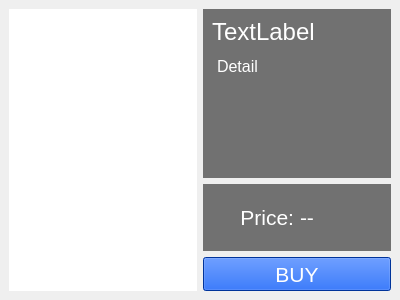
<?xml version="1.0" encoding="UTF-8"?>
<ui version="4.0">
 <class>LayerProductContent</class>
 <widget class="QWidget" name="LayerProductContent">
  <property name="geometry">
   <rect>
    <x>0</x>
    <y>0</y>
    <width>400</width>
    <height>300</height>
   </rect>
  </property>
  <property name="windowTitle">
   <string>Form</string>
  </property>
  <layout class="QGridLayout" name="gridLayout">
   <property name="leftMargin">
    <number>0</number>
   </property>
   <property name="topMargin">
    <number>0</number>
   </property>
   <property name="rightMargin">
    <number>0</number>
   </property>
   <property name="bottomMargin">
    <number>0</number>
   </property>
   <property name="spacing">
    <number>0</number>
   </property>
   <item row="0" column="0">
    <widget class="QWidget" name="wBg" native="true">
     <property name="font">
      <font>
       <pointsize>16</pointsize>
      </font>
     </property>
     <layout class="QGridLayout" name="gridLayout_2" columnstretch="1,1" columnminimumwidth="1,1">
      <item row="0" column="0">
       <widget class="QWidget" name="wLeft" native="true">
        <property name="styleSheet">
         <string notr="true">QWidget#wLeft{background-color: rgb(255, 255, 255);}</string>
        </property>
        <layout class="QGridLayout" name="gridLayout_6">
         <property name="leftMargin">
          <number>0</number>
         </property>
         <property name="topMargin">
          <number>0</number>
         </property>
         <property name="rightMargin">
          <number>0</number>
         </property>
         <property name="bottomMargin">
          <number>0</number>
         </property>
         <property name="spacing">
          <number>0</number>
         </property>
         <item row="0" column="0">
          <widget class="QLabel" name="label_4">
           <property name="text">
            <string/>
           </property>
          </widget>
         </item>
        </layout>
       </widget>
      </item>
      <item row="0" column="1">
       <widget class="QWidget" name="wRight" native="true">
        <layout class="QGridLayout" name="gridLayout_3" rowstretch="5,2,1" rowminimumheight="5,2,1">
         <property name="leftMargin">
          <number>0</number>
         </property>
         <property name="topMargin">
          <number>0</number>
         </property>
         <property name="rightMargin">
          <number>0</number>
         </property>
         <property name="bottomMargin">
          <number>0</number>
         </property>
         <item row="0" column="0">
          <widget class="QWidget" name="widget_3" native="true">
           <property name="styleSheet">
            <string notr="true">QWidget#widget_3{background-color: rgb(113, 113, 113);}
</string>
           </property>
           <layout class="QGridLayout" name="gridLayout_4">
            <item row="0" column="0">
             <widget class="QLabel" name="label">
              <property name="font">
               <font>
                <pointsize>18</pointsize>
               </font>
              </property>
              <property name="styleSheet">
               <string notr="true">color: rgb(255, 255, 255);</string>
              </property>
              <property name="text">
               <string>TextLabel</string>
              </property>
             </widget>
            </item>
            <item row="1" column="0">
             <widget class="QTextEdit" name="textEdit">
              <property name="font">
               <font>
                <pointsize>12</pointsize>
               </font>
              </property>
              <property name="styleSheet">
               <string notr="true">background-color: rgba(255, 255, 255, 0);
color: rgb(255, 255, 255);</string>
              </property>
              <property name="html">
               <string>&lt;!DOCTYPE HTML PUBLIC &quot;-//W3C//DTD HTML 4.0//EN&quot; &quot;http://www.w3.org/TR/REC-html40/strict.dtd&quot;&gt;
&lt;html&gt;&lt;head&gt;&lt;meta name=&quot;qrichtext&quot; content=&quot;1&quot; /&gt;&lt;style type=&quot;text/css&quot;&gt;
p, li { white-space: pre-wrap; }
&lt;/style&gt;&lt;/head&gt;&lt;body style=&quot; font-family:'Sans Serif'; font-size:12pt; font-weight:400; font-style:normal;&quot;&gt;
&lt;p style=&quot; margin-top:0px; margin-bottom:0px; margin-left:0px; margin-right:0px; -qt-block-indent:0; text-indent:0px;&quot;&gt;Detail&lt;/p&gt;&lt;/body&gt;&lt;/html&gt;</string>
              </property>
             </widget>
            </item>
           </layout>
          </widget>
         </item>
         <item row="1" column="0">
          <widget class="QWidget" name="widget_4" native="true">
           <property name="styleSheet">
            <string notr="true">QWidget#widget_4{background-color: rgb(113, 113, 113);}</string>
           </property>
           <layout class="QGridLayout" name="gridLayout_5">
            <item row="0" column="0">
             <widget class="QLabel" name="label_2">
              <property name="font">
               <font>
                <pointsize>16</pointsize>
               </font>
              </property>
              <property name="styleSheet">
               <string notr="true">color: rgb(255, 255, 255);</string>
              </property>
              <property name="text">
               <string>Price:</string>
              </property>
              <property name="alignment">
               <set>Qt::AlignRight|Qt::AlignTrailing|Qt::AlignVCenter</set>
              </property>
             </widget>
            </item>
            <item row="0" column="1">
             <widget class="QLabel" name="label_3">
              <property name="font">
               <font>
                <pointsize>16</pointsize>
               </font>
              </property>
              <property name="styleSheet">
               <string notr="true">color: rgb(255, 255, 255);</string>
              </property>
              <property name="text">
               <string>--</string>
              </property>
             </widget>
            </item>
           </layout>
          </widget>
         </item>
         <item row="2" column="0">
          <widget class="QPushButton" name="pushButton">
           <property name="sizePolicy">
            <sizepolicy hsizetype="Minimum" vsizetype="Minimum">
             <horstretch>0</horstretch>
             <verstretch>0</verstretch>
            </sizepolicy>
           </property>
           <property name="styleSheet">
            <string notr="true">background-color: rgb(0, 72, 216);
color: rgb(255, 255, 255);</string>
           </property>
           <property name="text">
            <string>BUY</string>
           </property>
          </widget>
         </item>
        </layout>
       </widget>
      </item>
     </layout>
    </widget>
   </item>
  </layout>
 </widget>
 <resources/>
 <connections/>
</ui>
